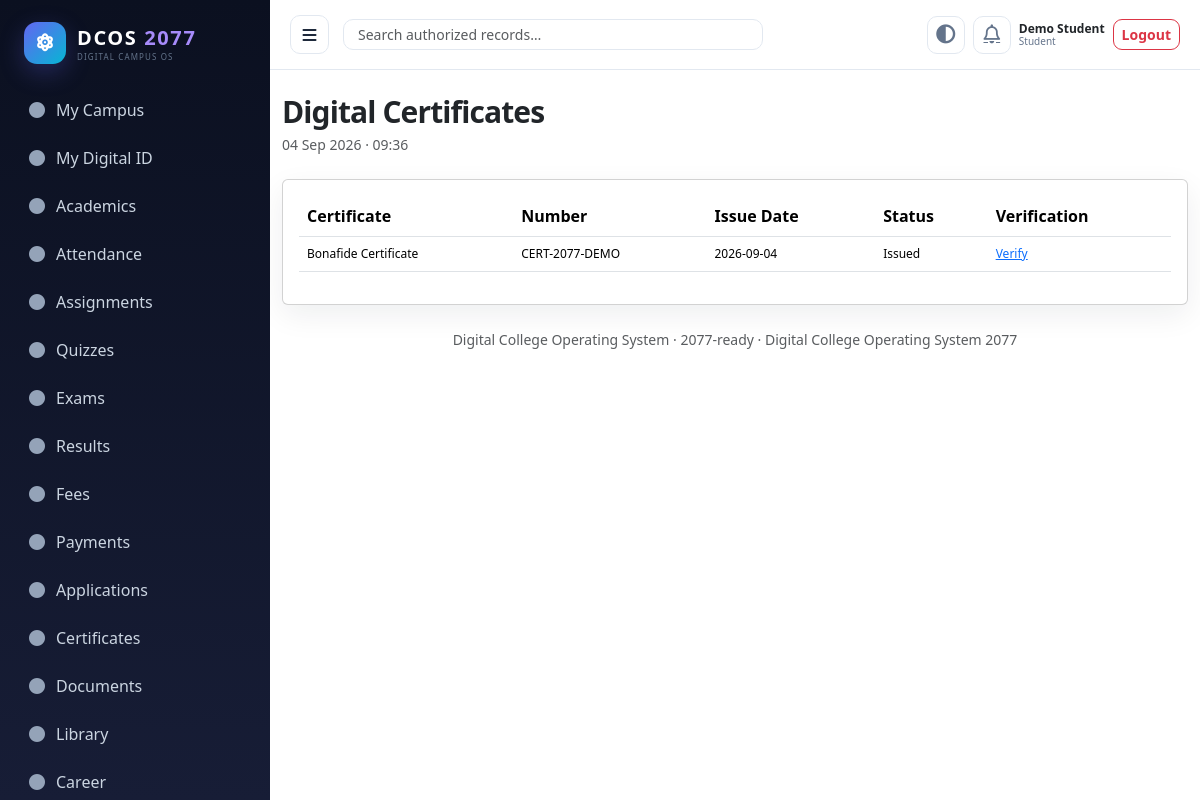
The page /student/certificates.php (signed in) on the database its author committed.
### tables this page shows
CREATE TABLE certificate_verifications(id BIGINT AUTO_INCREMENT PRIMARY KEY,certificate_id INT,verification_code VARCHAR(120) UNIQUE,verified_count INT DEFAULT 0,last_verified_at DATETIME,FOREIGN KEY(certificate_id) REFERENCES certificates(id) ON DELETE CASCADE);

CREATE TABLE certificates(id INT AUTO_INCREMENT PRIMARY KEY,student_id INT,type VARCHAR(80),certificate_no VARCHAR(100) UNIQUE,issue_date DATE,status VARCHAR(30) DEFAULT 'Issued',issuer_user_id INT,file_path VARCHAR(255),created_at TIMESTAMP DEFAULT CURRENT_TIMESTAMP,FOREIGN KEY(student_id) REFERENCES students(id));

### config/database.php (called while the page is built, shortened)
<?php
function db(): PDO {
    $host=getenv('CMS_DB_HOST') ?: '127.0.0.1'; $name=getenv('CMS_DB_NAME') ?: 'college_management';
    $user=getenv('CMS_DB_USER') ?: 'root'; $pass=getenv('CMS_DB_PASS') ?: '';
    $dsn="mysql:host={$host};dbname={$name};charset=utf8mb4";
    $pdo=new PDO($dsn,$user,$pass,[PDO::ATTR_ERRMODE=>PDO::ERRMODE_EXCEPTION,PDO::ATTR_DEFAULT_FETCH_MODE=>PDO::FETCH_ASSOC,PDO::ATTR_EMULATE_PREPARES=>false]);
    return $pdo;
}

### helpers/security.php (called while the page is built, shortened)
<?php
function e($v){return htmlspecialchars((string)$v,ENT_QUOTES,'UTF-8');}

### student/certificates.php (the view)
<?php require_once __DIR__.'/../includes/bootstrap.php';require_role('Student');$q=db()->prepare('SELECT c.*,v.verification_code FROM certificates c JOIN students s ON s.id=c.student_id LEFT JOIN certificate_verifications v ON v.certificate_id=c.id WHERE s.user_id=? ORDER BY c.id DESC');$q->execute([actor_id()]);page_top('Digital Certificates');?><div class='card p-3 table-responsive'><table class='table'><tr><th>Certificate</th><th>Number</th><th>Issue Date</th><th>Status</th><th>Verification</th></tr><?php foreach($q as $c):?><tr><td><?=e($c['type'])?></td><td><?=e($c['certificate_no'])?></td><td><?=e($c['issue_date'])?></td><td><?=e($c['status'])?></td><td><?php if($c['verification_code']):?><a target='_blank' href='../public/verification.php?code=<?=urlencode($c['verification_code'])?>'>Verify</a><?php endif;?></td></tr><?php endforeach;?></table></div><?php page_bottom();

### assets/css/app.css (style rules this page uses)
:root { --primary:#4f46e5;--primary2:#6366f1;--secondary:#0ea5e9;--success:#10b981;--warning:#f59e0b;--danger:#ef4444;--info:#06b6d4;--bg:#f8fafc;--panel:#fff;--ink:#1e293b;--muted:#64748b;--line:#e2e8f0;--dark:#0f172a;--sidebar:#0b1020;--sidebar2:#171d36;--radius:14px;--shadow:0 10px 30px rgba(15,23,42,.07);--shadow-lg:0 24px 70px rgba(15,23,42,.15) }
* { box-sizing:border-box }
html { scroll-behavior:smooth }
body { margin:0;background:var(--bg);color:var(--ink);font-family:Inter,ui-sans-serif,system-ui,-apple-system,BlinkMacSystemFont,"Segoe UI",Roboto,Arial,sans-serif;font-size:14px;line-height:1.55 }
a { color:inherit;text-decoration:none }
.card { border:1px solid var(--line);box-shadow:var(--shadow);border-radius:var(--radius);background:var(--panel) }
.table tbody td { font-size:12px;vertical-align:middle }

### rows shown on the page
certificate_verifications: certificate.type "Bonafide Certificate", certificate.certificate_no "CERT-2077-DEMO", certificate.issue_date "2026-09-04", certificate.status "Issued"

### other values the page prints
$label "My Campus"
$label "My Digital ID"
$label "Academics"
$label "Attendance"
$label "Assignments"
$label "Quizzes"
$label "Exams"
$label "Results"
$label "Fees"
$label "Payments"
$label "Applications"
$label "Certificates"
$label "Documents"
$label "Library"
$label "Career"
